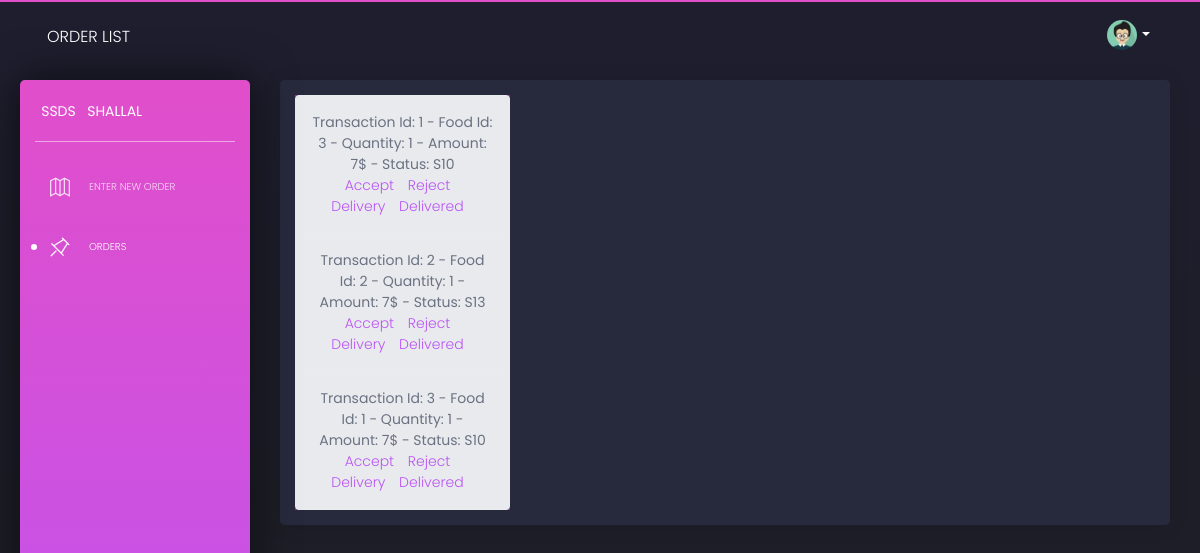
/cashier/orderList, run on an earlier commit of the app's database.
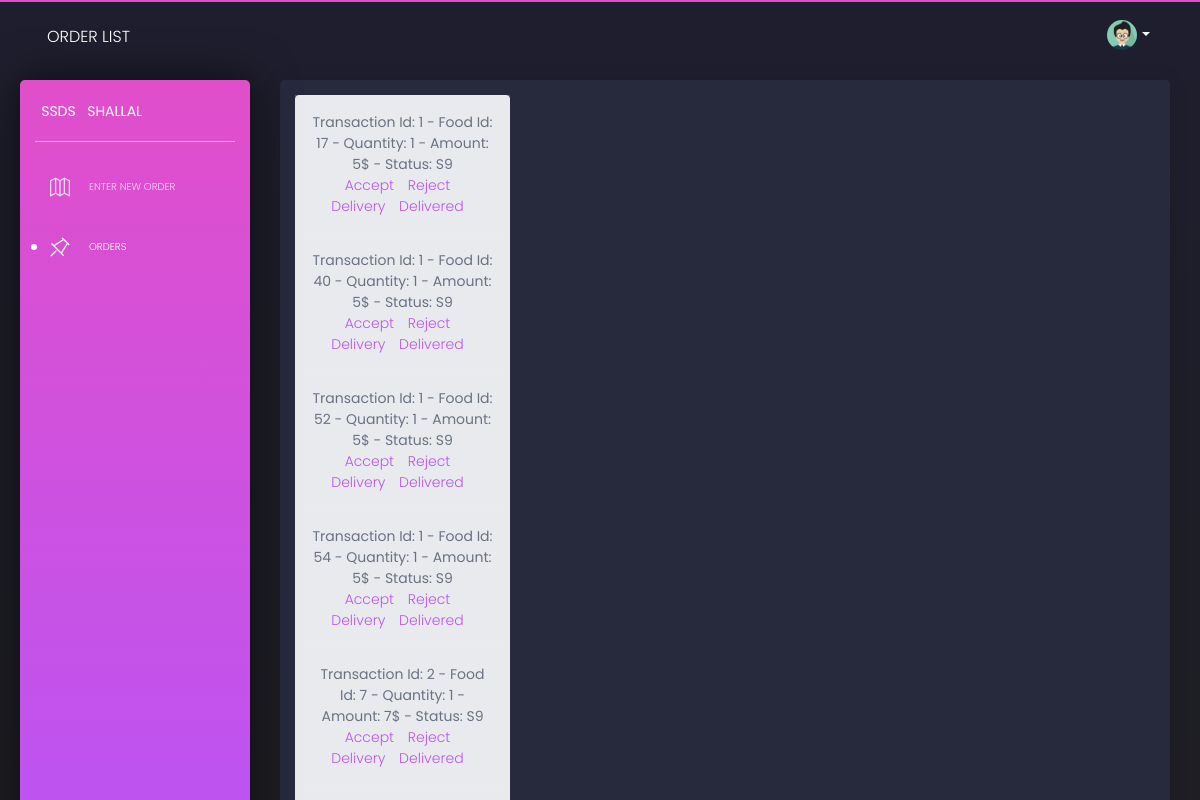
And on a later commit of the database.
### database_setup.py (models this page shows)
class CustomerOrder(Base):
    __tablename__='customer_order'
    tid=Column(Integer,nullable=False,primary_key=True)
    fid=Column(Integer, ForeignKey("fooditem.fid"),nullable=False, primary_key=True)
    qty=Column(Integer,nullable=False,primary_key=True)
    amt=Column(Integer,nullable=False,primary_key=True)
    stsid=Column(String(10), ForeignKey("status.stsid"),nullable=False)

### ssds.py (the view)
@app.route('/cashier/orderList',methods=['GET'])
def orderlist():
    orders=session.query(CustomerOrder).all()
    return render_template('orderList.html',customerOrders=orders)

### templates/orderList.html (shortened to what this page needs)
<html lang="en" class="perfect-scrollbar-on"><head>
  <link href="https://use.fontawesome.com/releases/v5.0.6/css/all.css" rel="stylesheet">
  <link href="/static/assets/css/nucleo-icons.css" rel="stylesheet">
  <link href="/static/assets/css/black-dashboard.css" rel="stylesheet">
  <link href="/static/assets/demo/demo.css" rel="stylesheet">
</head>
<body class="" cz-shortcut-listen="true">
  <div class="wrapper">
    <div class="sidebar">
      <div class="sidebar-wrapper ps">
        <div class="logo">
          <a href="javascript:void(0)" class="simple-text logo-mini">
            SSDS
          </a>
          <a href="javascript:void(0)" class="simple-text logo-normal">
            Shallal
          </a>
        </div>
        <ul class="nav">
            <li >
              <a href="/cashier/newOrder">
                <i class="tim-icons icon-map-big
  "></i>
                <p>Enter New Order</p>
              </a>
            </li>
            <li class="active">
              <a href="/cashier/orderList">
              <i class="tim-icons icon-pin"></i>
              <p>Orders</p>
            </a>
            </li>
          </ul>
      </div>
    </div>
    <div class="main-panel ps ps--active-y">
      <nav class="navbar navbar-expand-lg navbar-absolute navbar-transparent">
        <div class="container-fluid">
          <div class="navbar-wrapper">
            <a class="navbar-brand" href="javascript:void(0)">Order List</a>
          </div>
          <div class="collapse navbar-collapse" id="navigation">
            <ul class="navbar-nav ml-auto">
              <li class="dropdown nav-item">
                <a href="#" class="dropdown-toggle nav-link" data-toggle="dropdown">
                  <div class="photo">
                    <img src="/static/assets/img/anime3.png" alt="Profile Photo">
                  </div>
                  <b class="caret d-none d-lg-block d-xl-block"></b>
                </a>
              </li>
            </ul>
          </div>
        </div>
      </nav>
      <div class="content">
          <div class="card">
              <div class="card-body">
                  <div class="column">
                      <div class="col-3">
                        <div class="list-group row">
                          {% for order in customerOrders %}
                          <div class="list-group-item list-group-item-action list-group-item-light text-center" style="width:1000px padding-right:20px">
                            Transaction Id: {{order.tid}} -  Food Id: {{order.fid}} - Quantity: {{order.qty}} - Amount: {{order.amt}}$ - Status: {{order.stsid}}
                              <br>
                              <a style="padding-right:10px" href="{{url_for('acceptOrder',tid=order.tid)}}" name ="order" value="accept" formmethod="post">Accept</a>
                               <a style="padding-right:10px" href="{{url_for('rejectOrder',tid= order.tid)}}" name ="order" value="reject" formmethod="post">Reject</a>
                               <a style="padding-right:10px" href="{{url_for('deliveryOrder',tid= order.tid)}}" name ="order" value="delivery" formmethod="post">Delivery</a>
                               <a style="padding-right:10px" href="{{url_for('deliveredOrder',tid= order.tid)}}" name ="order" value="delivered" formmethod="post">Delivered</a>
                                </div>
                          {% endfor %}
                      </div>
                      </div>
              </div>
            </div>
          </div>
</div></div></div></body></html>

What changed in the data, as far as the page shows it:
changed CustomerOrder (number 1 of 5 on the later page): fid "3" → "17"; amt "7" → "5"; stsid "S10" → "S9"
changed CustomerOrder (number 2 of 5 on the later page): tid "2" → "1"; fid "2" → "40"; amt "7" → "5"; stsid "S13" → "S9"
changed CustomerOrder (number 3 of 5 on the later page): tid "3" → "1"; fid "1" → "52"; amt "7" → "5"; stsid "S10" → "S9"
added CustomerOrder: tid "1", fid "54", qty "1", amt "5", stsid "S9"
added CustomerOrder: tid "2", fid "7", qty "1", amt "7", stsid "S9"
